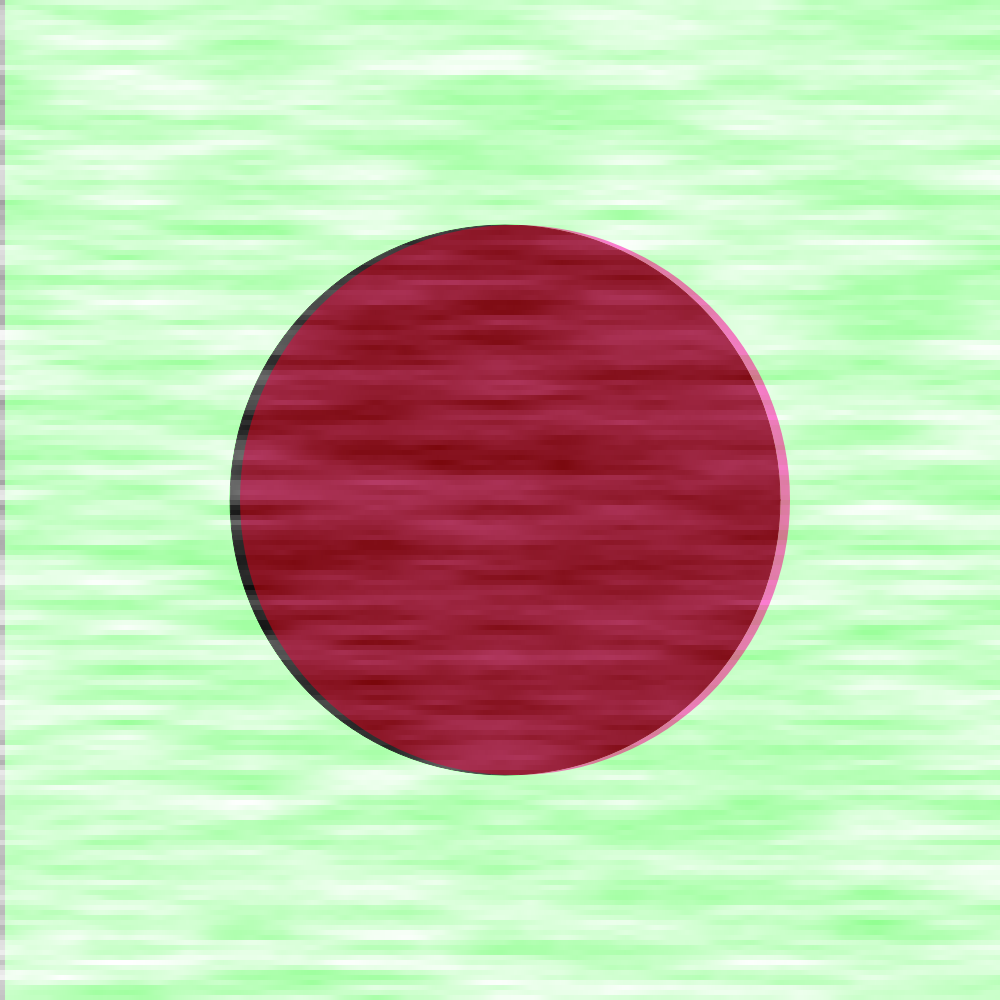
Frame 1 (no input)
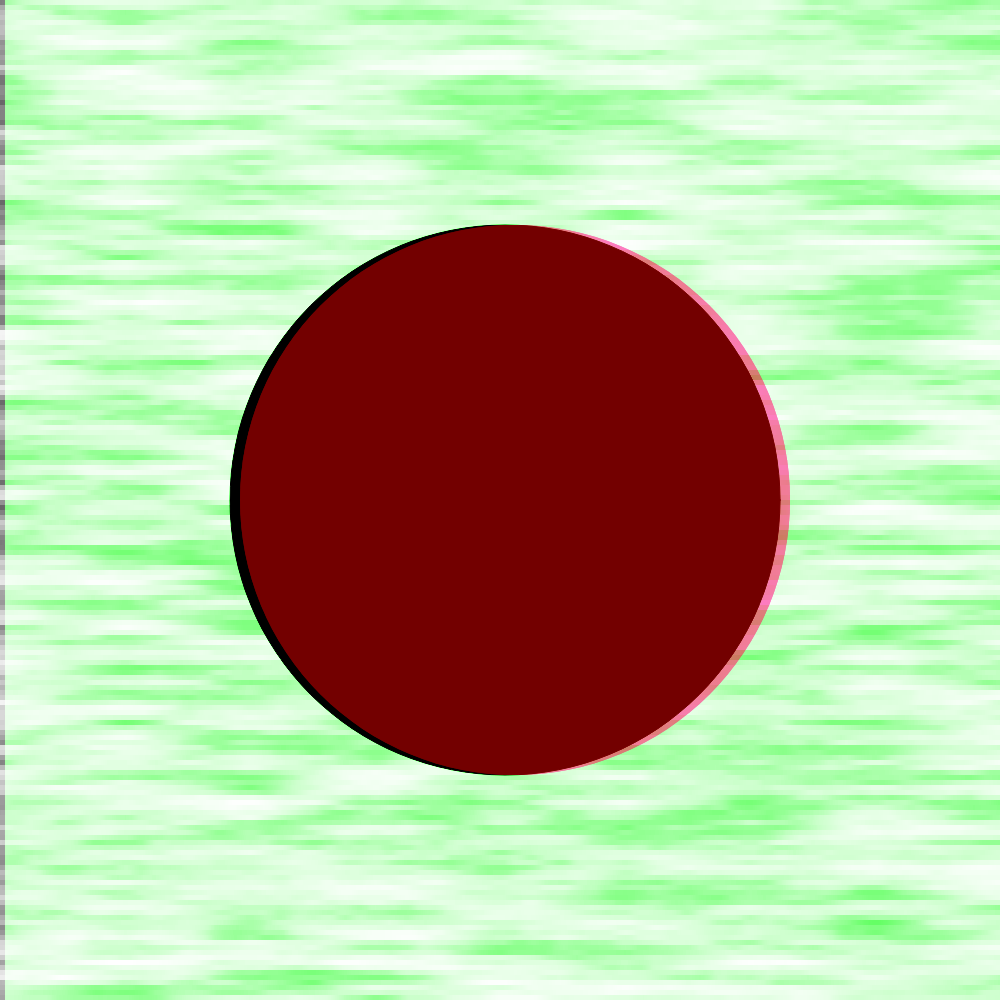
Frame 2 (the mouse pressed at the canvas centre, redrawn once)

The p5.js sketch that drew these frames (run headless with seeded random() and noise() and a simulated clock; the mouse was pressed at the canvas centre and the sketch redrawn once):

// p5.js sketch
// ── sketch.js
let WIDTH = window.innerWidth;
let HEIGHT = window.innerHeight;
let DIM = Math.min(WIDTH, HEIGHT);
("use strict");
let fx = 0.008;
let fy = 0.075;
nw = 300;
let xs = 1;
let ys = 5; //blur noise
let seed;
let extraCanvas;
let ellipseCanvas;

let ellipseX = DIM / 2; // X position - center of the canvas
let ellipseY = DIM / 2; // Y position - center of the canvas
let ellipseWidth = DIM / 2; // Width - half of the canvas width
let ellipseHeight = DIM / 2; // Height - half of the canvas height

function setup() {
  createCanvas(DIM, DIM);
  nz = createGraphics(DIM, DIM);
  el = createGraphics(DIM, DIM);
  noStroke();
  seed = floor(random(256)); // GENERATES RANDOM SEED FOR NOISE
  noiseSeed(seed); // SET THIS TO USE HASH IN FINAL VERSION
  blendMode(ADD);
  console.log("DONE");
  noLoop();
}

function draw() {
  for (let y = 0; y < DIM; y += ys) {
    for (let x = 0; x <= DIM; x += xs) {
      fill(0 + noise(x * fx, y * fy) * nw, 120);
      rect(x, y, xs, ys);
    }
  }
  nz.background("#8AFF8A");
  nz.fill(0);
  nz.ellipse(ellipseX, ellipseY, ellipseWidth + 50, ellipseHeight + 50);
  image(nz, 5, 0);
  blendMode(BLEND);
  el.noStroke();
  el.fill("#B93E6B"); // Red color
  el.ellipse(ellipseX, ellipseY, ellipseWidth + 50, ellipseHeight + 50);
  blendMode(HARD_LIGHT);
  image(el, 15, 0);
}
